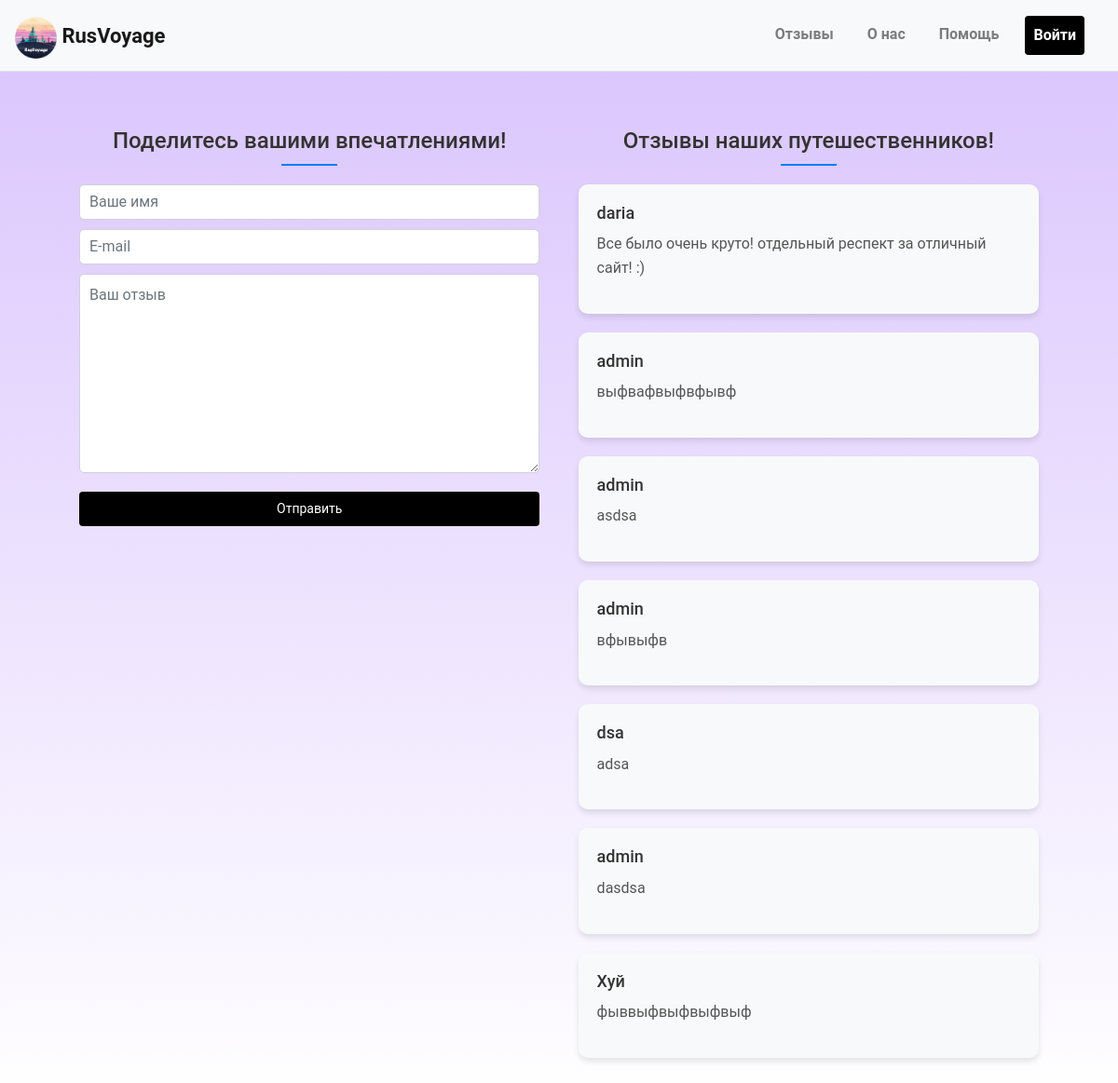
The app's page /feedback/, older data.
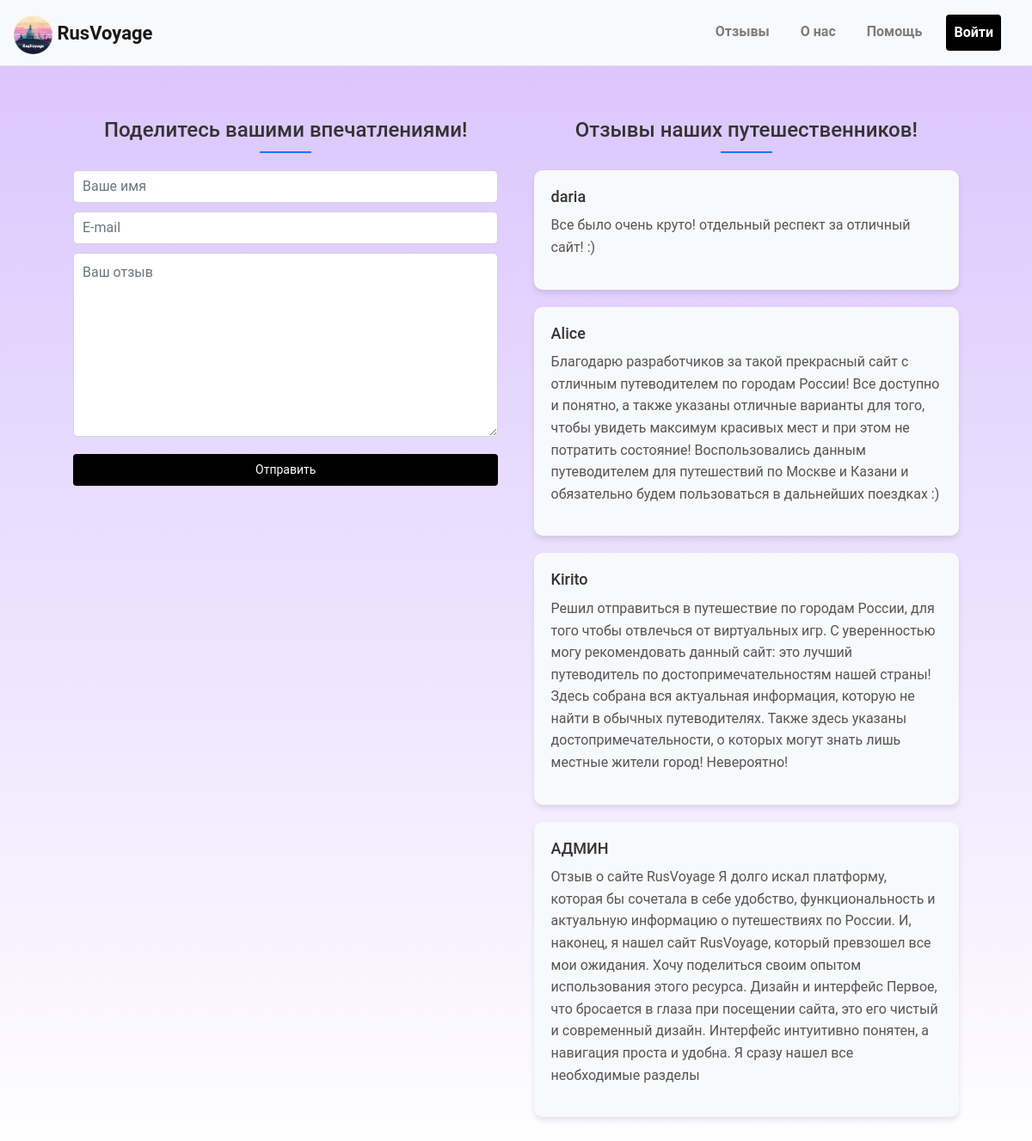
The same page, newer data.
### main/models.py (models this page shows, shortened)
class UsersFeedback(models.Model):
    username = models.CharField(max_length=30, blank=False)
    email = models.CharField(max_length=30, blank=False)
    feedback = models.CharField(max_length=500, blank=False)

### main/views.py (the view)
# urls.py: path('feedback/', views.feedback, name='feedback'),
def feedback(request):
    news = UsersFeedback.objects.all()
    if request.method == 'POST':
        form = UsersFeedbackForm(request.POST)
        if form.is_valid():
            form.save()
            return redirect('feedback')
    else:
        form = UsersFeedbackForm()
    data = {
        'news': news,
        'form': form
    }
    return render(request, 'feedback.html', data)

### main/forms.py
class UsersFeedbackForm(forms.ModelForm):
    class Meta:
        model = UsersFeedback
        fields = ['username', 'email', 'feedback']
        widgets = {
            "username": TextInput(attrs={
                'class': 'form-control',
                'placeholder': 'Ваше имя'
            }),
            "email": forms.EmailInput(attrs={
                'class': 'form-control',
                'placeholder': 'E-mail'
            }),
            "feedback": forms.Textarea(attrs={
                'class': 'form-control',
                'placeholder': 'Ваш отзыв',
                "rows": 8,
            })
        }

### templates/feedback.html (shortened to what this page needs)
{% extends 'base.html' %}
{% load static %}
{% block content %}
<div class="container-feedback">
    <div class="feedback-form-container">
        <div class="feedback-title-left">
            <h2>Поделитесь вашими впечатлениями!</h2>
        </div>
        <form method="POST" сlass="feedback-form">
            {{ form.username }}
            {{ form.email }}
            {{ form.feedback }}
            <button class="btn btn-primary" type="submit">Отправить</button>
        </form>
    </div>
    <div class="reviews-container">
        <div class="feedback-title-right">
            <h2>Отзывы наших путешественников!</h2>
        </div>
        {% for review in news %}
        <div class="review">
            <h3>{{ review.username }}</h3>
            <p>{{ review.feedback }}</p>
        </div>
        {% endfor %}
    </div>
</div>
{% endblock %}

### templates/base.html (shortened to what this page needs)
<!DOCTYPE html>
<html lang="ru">
<head>
    <link rel="stylesheet" href="https://cdnjs.cloudflare.com/ajax/libs/animate.css/4.1.1/animate.min.css"/>
    <link href="https://stackpath.bootstrapcdn.com/bootstrap/4.5.2/css/bootstrap.min.css" rel="stylesheet">
    {% load static %}
    <link rel="stylesheet" href="{% static 'css/base.css' %}">
    <link rel="stylesheet" href="{% static 'css/feedback-css.css' %}">
    <link rel="stylesheet" href="{% static 'css/icon.css' %}">
    <link rel="stylesheet" href="{% static 'css/profile-css.css' %}">
    <link rel="stylesheet" href="{% static 'css/navbar.css' %}">
    <link rel="stylesheet" href="{% static 'css/modal_auth.css' %}">
    <link rel="stylesheet" href="{% static 'css/about.css' %}">
    <link rel="stylesheet" href="{% static 'css/help.css' %}">
</head>
<body>
    {% include 'navbar.html' %}
    <div class="container">
        {% block content %}
        {% endblock %}
    </div>
</body>
</html>

### templates/navbar.html (shortened to what this page needs)
{% load static %}
<nav class="navbar navbar-expand-md navbar-light bg-light">
    <a class="navbar-brand" href="{% url 'index' %}">
        <img src="{% static 'images/logo.png' %}" width="45" height="45" class="d-inline-block" alt="logo" loading="lazy">
        RusVoyage
    </a>
    <div class="collapse navbar-collapse" id="navbarNav">
        <ul class="navbar-nav ml-auto">
            <li class="nav-item">
                <a class="nav-link" href="{% url 'feedback' %}">Отзывы</a>
            </li>
            <li class="nav-item">
                <a class="nav-link" href="{% url 'about' %}">О нас</a>
            </li>
            <li class="nav-item">
                <a class="nav-link" href="{% url 'help' %}">Помощь</a>
            </li>
            {% if request.session.user_id %}
            <li class="nav-item dropdown">
                <a class="nav-link dropdown-toggle" href="#" id="navbarDropdown" role="button" data-toggle="dropdown" aria-haspopup="true" aria-expanded="false">
                    {{ request.session.username }}
                </a>
                <div class="dropdown-menu dropdown-menu-right" aria-labelledby="navbarDropdown">
                    <a class="dropdown-item" href="{% url 'profile' %}">Мой профиль</a>
                    <a class="dropdown-item" href="{% url 'logout' %}">Log Out</a>
                </div>
            </li>
            {% else %}
            <li class="nav-item">
                <button class="nav-link btn btn-login text-white" data-toggle="modal" data-target="#authModal">Войти</button>
            </li>
            {% endif %}
        </ul>
    </div>
</nav>

### main/static/css/base.css (style rules this page uses)
body { font-family: "Roboto", sans-serif; font-size: 16px; color: #333; background: linear-gradient(to top, hsl(0, 0%, 100%), #d9c3fd); background-attachment: fixed; }
.btn-login { background-color: #000; color: #fff; }
.form-control { width: 100%; padding: 10px; margin-bottom: 10px; }
.btn-primary { background-color: #000; color: #fff; padding: 10px 20px; border: none; cursor: pointer; }

### main/static/css/feedback-css.css (style rules this page uses)
.container-feedback { display: flex; flex-wrap: wrap; justify-content: space-between; padding: 40px; }
.feedback-form-container { width: 100%; max-width: 600px; margin: 0 auto; }
.reviews-container { width: 100%; }
.feedback-title-left, .feedback-title-right { text-align: center; margin-bottom: 20px; max-width: 90%; margin: 0 auto; }
.btn-primary { margin-top: 10px; width: 100%; }
.review { background-color: #f8f9fa; padding: 20px; border-radius: 10px; margin-bottom: 20px; box-shadow: 0 4px 6px rgba(0, 0, 0, 0.1); }
.feedback-title-left h2, .feedback-title-right h2 { font-size: 24px; color: #333; }
.review h3 { font-size: 18px; margin-bottom: 10px; }
.review p { font-size: 16px; color: #555; line-height: 1.6; }
.feedback-title-left h2::after, .feedback-title-right h2::after { content: ''; display: block; width: 60px; height: 2px; background-color: #007bff; margin: 10px auto; }
.feedback-title-left h2, .feedback-title-right h2 { font-size: 24px; color: #333; margin-top: 20px; margin-bottom: 20px; }
@media (min-width: 768px) { .container-feedback { flex-wrap: nowrap; } }
@media (min-width: 768px) { .feedback-form-container, .reviews-container { width: 48%; margin: 0; } }

### main/static/css/profile-css.css (style rules this page uses)
.btn-primary { background-color: #000000; border: none; padding: 8px 16px; font-size: 0.875em; }

### main/static/css/navbar.css (style rules this page uses)
.navbar { background-color: #fff; border-bottom: 1px solid #dee2e6; }
.navbar .navbar-brand { font-size: 22px; font-weight: bold; align-items: center; padding-top: 10px; vertical-align: baseline; }
.navbar .navbar-nav .nav-link { margin-right: 20px; font-weight: bold; }

### main/static/css/help.css (style rules this page uses)
.form-control { border-radius: 5px; }

Row changes from the older to the newer data that the page shows:
removed UsersFeedback: username "admin", feedback "выфвафвыфвфывф"
removed UsersFeedback: username "admin", feedback "asdsa"
removed UsersFeedback: username "admin", feedback "вфывыфв"
removed UsersFeedback: username "dsa", feedback "adsa"
removed UsersFeedback: username "admin", feedback "dasdsa"
removed UsersFeedback: username "Хуй", feedback "фыввыфвыфвыфвыф"
added UsersFeedback: username "Alice", feedback "Благодарю разработчиков за такой прекрасный сайт с отличным путеводителем по городам России! Все доступно и понятно, а также указаны отличные варианты для того, чтобы увидеть максимум красивых мест и при этом не потратить состояние! Воспользовались данным путеводителем для путешествий по Москве и Казани и обязательно будем пользоваться в дальнейших поездках :)"
added UsersFeedback: username "Kirito", feedback "Решил отправиться в путешествие по городам России, для того чтобы отвлечься от виртуальных игр. С уверенностью могу рекомендовать данный сайт: это лучший путеводитель по достопримечательностям нашей страны! Здесь собрана вся актуальная информация, которую не найти в обычных путеводителях. Также здесь указаны достопримечательности, о которых могут знать лишь местные жители город! Невероятно!"
added UsersFeedback: username "АДМИН", feedback "Отзыв о сайте RusVoyage Я долго искал платформу, которая бы сочетала в себе удобство, функциональность и актуальную информацию о путешествиях по России. И, наконец, я нашел сайт RusVoyage, который превзошел все мои ожидания. Хочу поделиться своим опытом использования этого ресурса. Дизайн и интерфейс Первое, что бросается в глаза при посещении сайта, это его чистый и современный дизайн. Интерфейс интуитивно понятен, а навигация проста и удобна. Я сразу нашел все необходимые разделы"
